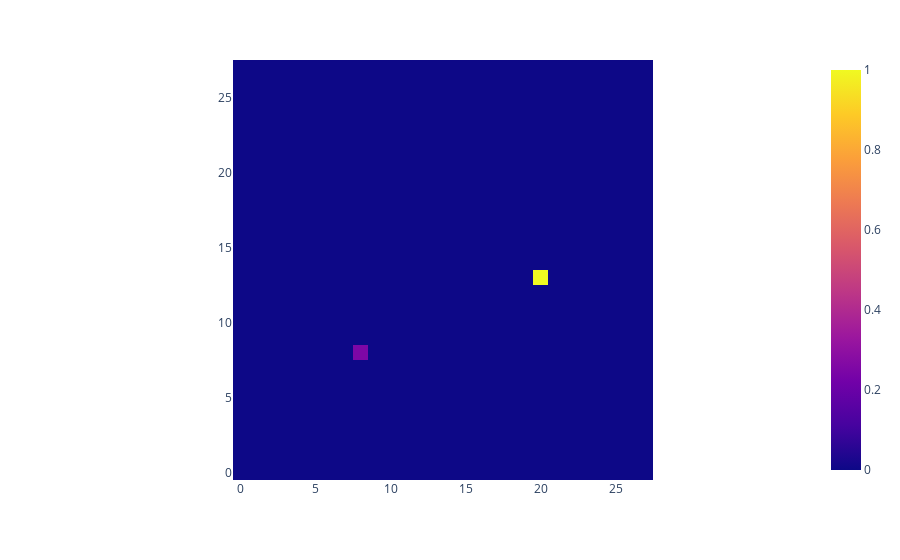

Notebook cell for this chart:
### Markdown cell above
## Writing test

### Code cell
image = torch.zeros((28, 28, 28), dtype=torch.float32)
image[8, 8, 14] = 1
image = image.float()

max_idx = torch.nonzero(image == image.max())
print("Location(s) of maximum value in image:", max_idx)

result = shift_then_rotate_image_3d(
    image=image,
    rotate_xyz=[0, 0, 90],
    shifts_xyz=[0, 5, 0],
    interpolation="trilinear",
)
max_idx = torch.nonzero(result == result.max())
print("Location(s) of maximum value in result:", max_idx.tolist()[0],)
px.imshow(result[:, :, 14].numpy() + image[:,:,14].numpy() * 0.25, origin='lower')

### Figure 1 — Plotly figure (JSON) as saved in the notebook; plotly's stock layout.template omitted (floating-point values rounded to 4 significant figures; data arrays with more than 128 entries replaced by an {"elided": "..."} marker saying what was removed)
{"data": [{"coloraxis": "coloraxis", "hovertemplate": "x: %{x}<br>y: %{y}<br>color: %{z}<extra></extra>", "name": "0", "type": "heatmap", "xaxis": "x", "yaxis": "y", "z": {"elided": "28x28 float values"}}], "layout": {"coloraxis": {"colorscale": [[0, "#0d0887"], [0.1111, "#46039f"], [0.2222, "#7201a8"], [0.3333, "#9c179e"], [0.4444, "#bd3786"], [0.5556, "#d8576b"], [0.6667, "#ed7953"], [0.7778, "#fb9f3a"], [0.8889, "#fdca26"], [1, "#f0f921"]]}, "margin": {"t": 60}, "xaxis": {"anchor": "y", "constrain": "domain", "domain": [0, 1], "scaleanchor": "y"}, "yaxis": {"anchor": "x", "autorange": true, "constrain": "domain", "domain": [0, 1]}}}
